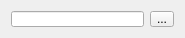
<?xml version="1.0" encoding="UTF-8"?>
<ui version="4.0">
 <class>PathWidget</class>
 <widget class="QWidget" name="PathWidget">
  <property name="geometry">
   <rect>
    <x>0</x>
    <y>0</y>
    <width>185</width>
    <height>38</height>
   </rect>
  </property>
  <property name="minimumSize">
   <size>
    <width>185</width>
    <height>38</height>
   </size>
  </property>
  <property name="windowTitle">
   <string>Path</string>
  </property>
  <property name="autoFillBackground">
   <bool>true</bool>
  </property>
  <layout class="QHBoxLayout" name="horizontalLayout">
   <item>
    <widget class="QLineEdit" name="path_le"/>
   </item>
   <item>
    <widget class="QToolButton" name="path_btn">
     <property name="text">
      <string>...</string>
     </property>
    </widget>
   </item>
  </layout>
  <action name="chose_action">
   <property name="text">
    <string>Выбрать...</string>
   </property>
   <property name="toolTip">
    <string>Выбор файла или папки из операционной системы</string>
   </property>
   <property name="shortcut">
    <string>Ctrl+O</string>
   </property>
  </action>
 </widget>
 <resources/>
 <connections>
  <connection>
   <sender>path_btn</sender>
   <signal>clicked()</signal>
   <receiver>chose_action</receiver>
   <slot>trigger()</slot>
   <hints>
    <hint type="sourcelabel">
     <x>160</x>
     <y>18</y>
    </hint>
    <hint type="destinationlabel">
     <x>-1</x>
     <y>-1</y>
    </hint>
   </hints>
  </connection>
 </connections>
</ui>
